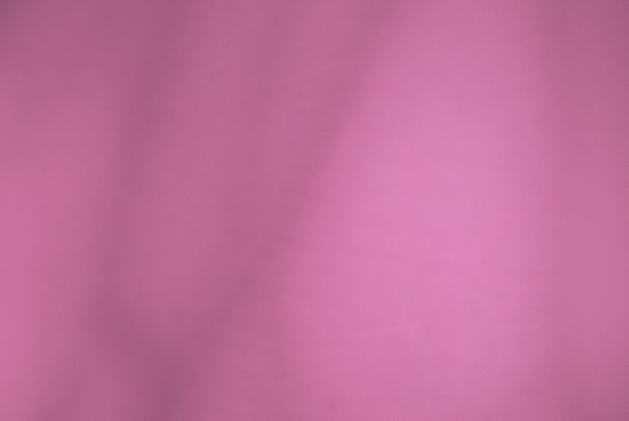
#> input picture 200630/2.png, 1257 x 841 px (shown at 1/2 size)
$ python VeinRecognition.py
#> lines starting #> are read from the running program, lines starting #| are printed output that depends on the picture; after the words box and inside, x2 and y2 are one past the last pixel; in counts of white or black regions, pixels touching at a corner belong together
import cv2
import numpy as np
import matplotlib.pyplot as plt
def GaussMaskCreate(mask_size,sigma):
    mask_size1=mask_size//2
    x=np.arange(0,mask_size)-mask_size1
    y=np.arange(0,mask_size)-mask_size1
    x, y = np.meshgrid(x, y)
    Mask = np.exp(-(x ** 2 + y ** 2) / (2 * sigma ** 2)) / (np.sqrt(2 * np.pi) * sigma)
    return Mask
def median_filter(image):
        Mask = np.array([[1, 1, 1], [1, 1, 1], [1, 1, 1]])
        height = image.shape[0]
        width = image.shape[1]
        imageValue = np.zeros([height + 2, width + 2])
        imageValue1 = np.zeros([height + 2, width + 2])
        x = np.arange(width)
        y = np.arange(height)
        x, y = np.meshgrid(x, y)
        imageValue[y + 1, x] = image[y, x]
        imageValue[y + 1, x + 2] = image[y, x]
        imageValue[0] = imageValue[1]
        imageValue[-1] = imageValue[-2]
        for i in range(1, height + 1):
            for j in range(1, width + 1):
                value = Mask * imageValue[i - 1:i + 2, j - 1:j + 2]
                imageValue1[i, j] = np.sort(value.reshape(9))[4]
        imageValue1 = np.delete(imageValue1, width + 1, axis=1)
        imageValue1 = np.delete(imageValue1, height + 1, axis=0)
        imageValue1 = np.delete(imageValue1, 0, axis=1)
        imageValue1 = np.delete(imageValue1, 0, axis=0)
        return imageValue1
imsi=cv2.imread("./2.png",cv2.IMREAD_GRAYSCALE)
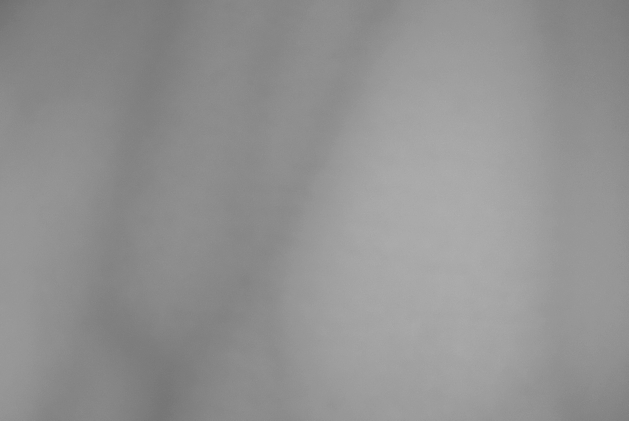
#> imsi: shape (841, 1257) (shown at 1/2 size); min 110, max 178, mean 146
imsi=cv2.resize(imsi,dsize=(400,400),interpolation=cv2.INTER_AREA)
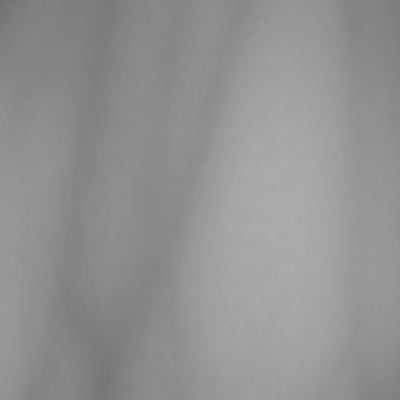
#> imsi: shape (400, 400); min 111, max 173, mean 146
imsi1=median_filter(imsi)
#> in median_filter, `imageValue[-1] = imageValue[-2]`:
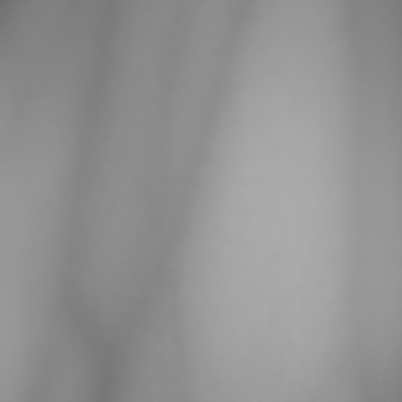
#> imageValue: shape (402, 402) float64; min 111, max 173, mean 146
imsi1=imsi1.astype(np.uint8)
#imsi1=cv2.filter2D(imsi,-1,LowpassFilterMask)
#ret,imsi1=cv2.threshold(imsi1,100,255,cv2.THRESH_OTSU)
imsi1=cv2.equalizeHist(imsi1)
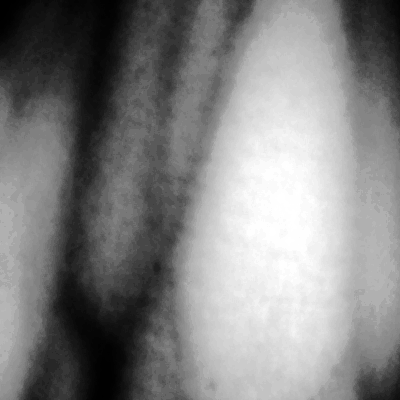
#> imsi1: shape (400, 400); min 0, max 255, mean 130.6
ret,imsi1=cv2.threshold(imsi1,imsi1.mean(),255,cv2.THRESH_TRUNC)
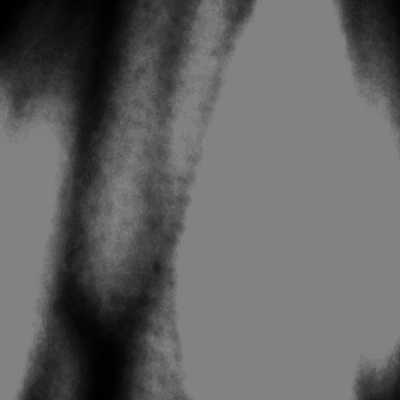
#> imsi1: shape (400, 400); min 0, max 130, mean 98.7
#> ret = 130
ret,imsi2=cv2.threshold(imsi1,imsi1.mean(),255,cv2.THRESH_OTSU)
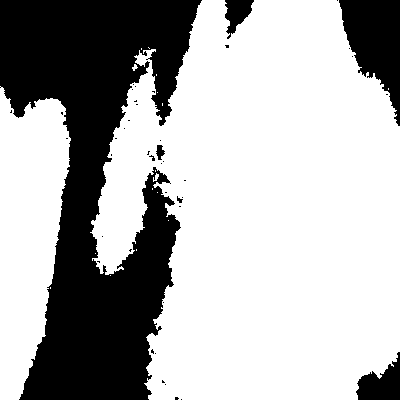
#> imsi2: shape (400, 400); 68.8% white; 43 black regions (37 under 20 px), largest, box (x1, y1, x2, y2) and area: (0, 0, 202, 400) 43516, (339, 0, 400, 126) 4398, (356, 352, 400, 400) 1233, (225, 0, 254, 39) 624, (156, 145, 165, 160) 84, (177, 196, 183, 203) 22
#> ret = 80
plt.imshow(imsi2,'gray')
plt.show()

$ run again, with 200630/1.png copied over 200630/2.png
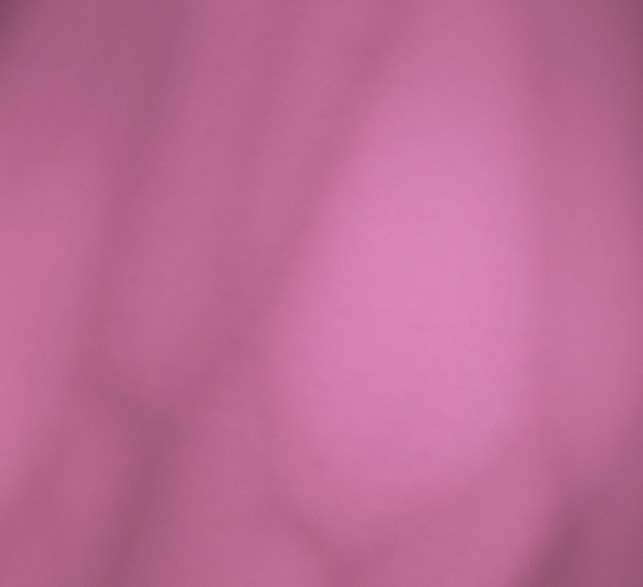
#> input picture 200630/1.png, 1285 x 1173 px (shown at 1/2 size)
#> `ret,imsi1=cv2.threshold(imsi1,imsi1.mean(),255,cv2.THRESH_TRUNC)`:
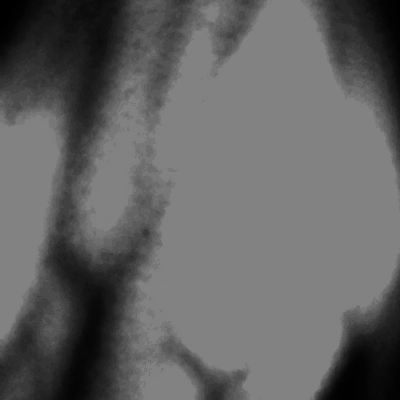
#> imsi1: shape (400, 400); min 0, max 130, mean 98.6
#> `ret,imsi1=cv2.threshold(imsi1,imsi1.mean(),255,cv2.THRESH_TRUNC)`: ret = 130
#> `ret,imsi2=cv2.threshold(imsi1,imsi1.mean(),255,cv2.THRESH_OTSU)`:
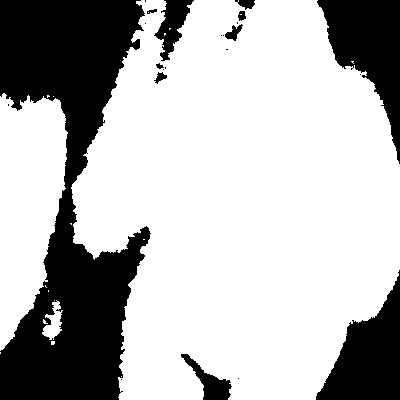
#> imsi2: shape (400, 400); 70.9% white; 23 black regions (12 under 20 px), largest, box (x1, y1, x2, y2) and area: (0, 0, 151, 400) 32023, (317, 0, 400, 164) 6325, (316, 270, 400, 400) 5751
#> `ret,imsi2=cv2.threshold(imsi1,imsi1.mean(),255,cv2.THRESH_OTSU)`: ret = 74
